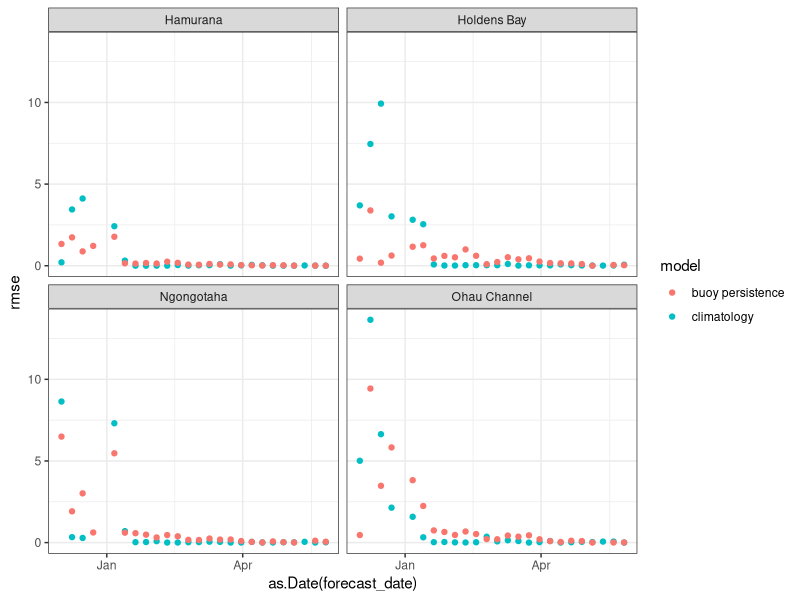
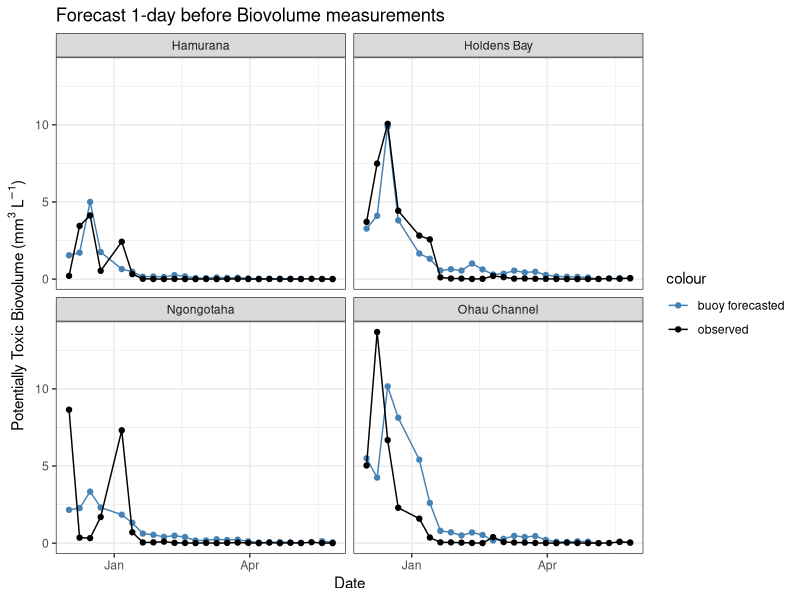

R code for these plots, in order:
# compare RMSE across forecasts
library(tidyverse)

tp <- read.csv('./output/temporal_persistence_forecast_scores.csv') %>% 
  mutate(model = 'temporal persistence') %>% 
  filter(horizon==7)

clim <- read.csv('./output/climatology_forecast_scores.csv') %>% 
  mutate(model = 'climatology') %>% 
  rename(forecast_date = date)

buoy <- read.csv('./output/buoy_persistence_forecast_scores.csv') %>% 
  mutate(model = 'buoy persistence') %>% 
  rename(forecast_date = date) 

scores <- full_join(tp, clim)
scores <- full_join(scores, buoy)


ggplot(scores, aes(x = as.Date(forecast_date), y = rmse, color = model)) +
  geom_point() +
  facet_wrap(~Site) +
  theme_bw()

summary <- scores %>% 
  group_by(Site, model) %>% 
  summarise(mean_rmse = mean(rmse, na.rm = TRUE))
summary

summary_all <- scores %>% 
  group_by(model) %>% 
  summarise(mean_rmse = mean(rmse, na.rm = TRUE))
summary_all

######
ggplot(buoy, aes(x = as.Date(forecast_date), y = pred_bv_native, color = 'buoy forecasted')) +
  geom_point() +
  geom_line() +
  geom_point(aes(x = as.Date(forecast_date), y = observed_bv, color = 'observed')) +
  geom_line(aes(x = as.Date(forecast_date), y = observed_bv, color = 'observed')) +
  facet_wrap(~Site) +
  scale_color_manual(values = c('#4682B4', 'black')) +
  theme_bw() +
  ylab(expression(paste("Potentially Toxic Biovolume (mm"^3, " ", L^-1, ")"))) +
  xlab('Date') +
  ggtitle('Forecast 1-day before Biovolume measurements')
